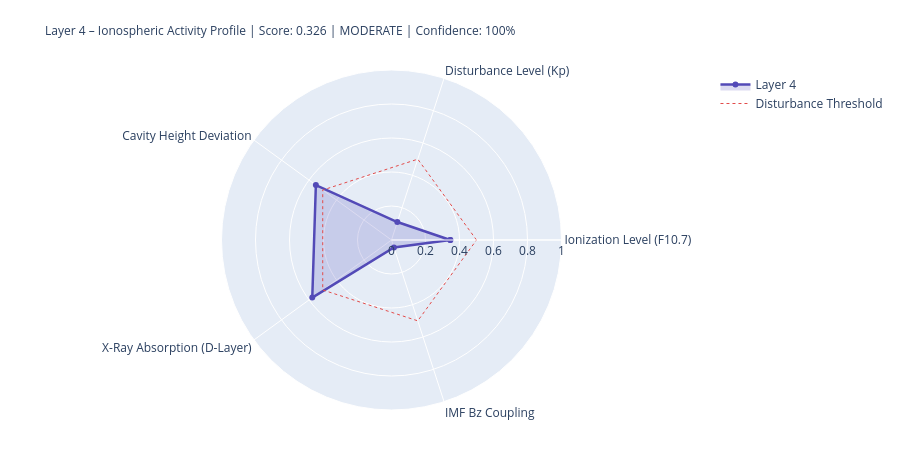

Notebook source saved alongside this figure:
### Markdown cell above
---
## 4. State Assessment & Handoff to Layer 5

### Code cell
# ============================================================
# LAYER-4-SCORE
# ============================================================

COMPONENTS = {
    'Ionization Level (F10.7)':    {'score': ioniz,       'source': 'primary' if f107_now else 'from_layer0', 'dynamic': True},
    'Disturbance Level (Kp)':          {'score': disturb,     'source': 'primary' if kp_now   else 'from_layer0', 'dynamic': True},
    'Cavity Height Deviation':    {'score': h_dev,       'source': 'derived',                                'dynamic': True},
    'X-Ray Absorption (D-Layer)':{'score': xray_ioniz,  'source': 'primary' if xray_now else 'missing',     'dynamic': True},
    'IMF Bz Coupling':             {'score': bz_coupling, 'source': 'primary' if bz_now   else 'from_layer0', 'dynamic': True},
}

available    = {k: v['score'] for k, v in COMPONENTS.items() if v['score'] is not None}
unavailable  = [k for k, v in COMPONENTS.items() if v['score'] is None]
layer4_score = round(sum(available.values()) / len(available), 4) if available else None
confidence   = round(len(available) / len(COMPONENTS), 2)
level = ('unknown' if layer4_score is None
         else 'quiet'   if layer4_score < 0.3
         else 'moderate' if layer4_score < 0.6
         else 'active')
dominant_l4 = max(available, key=available.get) if available else 'none'

# Resonance delta for Schumann SR-1
sr1_ref = schumann_freq(1, 80.0)
sr1_now = schumann_freq(1, h_eff)
sr1_delta_mhz = (sr1_now - sr1_ref) * 1000

# Propagation conditions
prop_cond = ('disturbed'   if kp_val > 4
             else 'unsettled' if kp_val > 2
             else 'normal')
if xray_class in ['X', 'M']:
    prop_cond = 'Radio-Blackout moeglich'

W = 68
print('=' * W)
print('LAYER 4 – IONOSPHERE – STATE ASSESSMENT')
print('=' * W)
for name, comp in COMPONENTS.items():
    s = comp['score']
    if s is not None:
        bar = '█' * int(s * 20) + '░' * (20 - int(s * 20))
        print(f'  {name:<36} {bar}  {s:.3f}  [{comp["source"]}]')
    else:
        print(f'  {name:<36} {"─" * 20}  n/a   [missing]')
print('-' * W)
print(f'  Score:          {layer4_score:.3f}  ({len(available)}/{len(COMPONENTS)} components)')
print(f'  Confidence:     {confidence:.0%}')
print(f'  Level:          {level.upper()}')
print(f'  Dominant:       {dominant_l4}')
print(f'  Cavity height:  {h_eff:.1f} km  (Ref: 80.0 km)')
print(f'  SR-1:           {sr1_now:.3f} Hz  (Δ {sr1_delta_mhz:+.1f} mHz vs. ref)')
print(f'  Propagation:    {prop_cond}')
print(f'  X-Ray:          {xray_class}-class  ({xray_now:.2e} W/m²)' if xray_now else '  X-Ray:          n/a')
print('=' * W)

# Radar
cats   = list(available.keys())
vals_r = list(available.values())
if len(cats) >= 3:
    fig = go.Figure()
    fig.add_trace(go.Scatterpolar(
        r=vals_r + [vals_r[0]], theta=cats + [cats[0]],
        fill='toself', fillcolor='rgba(83,74,183,0.20)',
        line=dict(color='#534AB7', width=2.5), name='Layer 4'
    ))
    fig.add_trace(go.Scatterpolar(
        r=[0.5] * (len(cats)+1), theta=cats + [cats[0]],
        line=dict(color='#E24B4A', dash='dot', width=1),
        mode='lines', name='Disturbance Threshold'
    ))
    fig.update_layout(
        title=dict(
            text=f'Layer 4 – Ionospheric Activity Profile | Score: {layer4_score:.3f} | {level.upper()} | Confidence: {confidence:.0%}',
            font=dict(size=12)
        ),
        polar=dict(radialaxis=dict(visible=True, range=[0, 1])),
        height=450, showlegend=True,
        margin=dict(l=80, r=80, t=70, b=40)
    )
    fig.show()

### Figure 1 — Plotly figure (JSON) as saved in the notebook; plotly's stock layout.template omitted (floating-point values rounded to 4 significant figures)
{"data": [{"fill": "toself", "fillcolor": "rgba(83,74,183,0.20)", "line": {"color": "#534AB7", "width": 2.5}, "name": "Layer 4", "r": [0.346, 0.111, 0.55, 0.576, 0.046, 0.346], "theta": ["Ionization Level (F10.7)", "Disturbance Level (Kp)", "Cavity Height Deviation", "X-Ray Absorption (D-Layer)", "IMF Bz Coupling", "Ionization Level (F10.7)"], "type": "scatterpolar"}, {"line": {"color": "#E24B4A", "dash": "dot", "width": 1}, "mode": "lines", "name": "Disturbance Threshold", "r": [0.5, 0.5, 0.5, 0.5, 0.5, 0.5], "theta": ["Ionization Level (F10.7)", "Disturbance Level (Kp)", "Cavity Height Deviation", "X-Ray Absorption (D-Layer)", "IMF Bz Coupling", "Ionization Level (F10.7)"], "type": "scatterpolar"}], "layout": {"height": 450, "margin": {"b": 40, "l": 80, "r": 80, "t": 70}, "polar": {"radialaxis": {"range": [0, 1], "visible": true}}, "showlegend": true, "title": {"font": {"size": 12}, "text": "Layer 4 – Ionospheric Activity Profile | Score: 0.326 | MODERATE | Confidence: 100%"}}}
